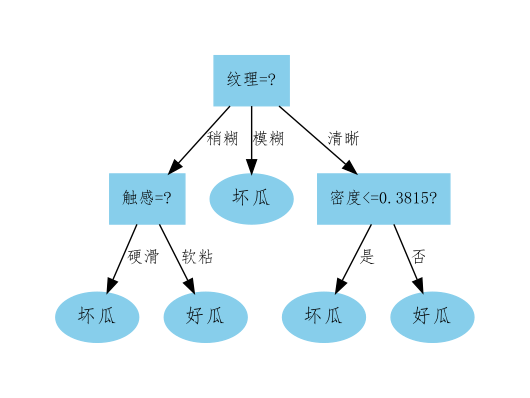

Generate this figure with Python:
"""
- Author: Haoxin Lin
- E-mail: linhx36@outlook.com
- Date: 2020.10.12
- Brief: A Decision Tree class
"""

# -*- coding: utf-8 -*-

import re
import numpy as np
from graphviz import Digraph

class Node():
    """ Node class """

    def __init__(self, attr_name, isdisc):
        """ Init a node in the decision tree """
        self.attr_name = attr_name      # attribute name
        self.isdisc = isdisc            # equals to 1 if the attribute is discrete, otherwise 0
        self.childs = []                # child nodes

    def insertChild(self, val, node):
        """ insert child node """
        if not self.isleaf:
            if self.isdisc and val in self.attr_vals:
                self.childs[self.attr_vals.index(val)] = node
            elif not self.isdisc and (val == 0 or val == 1):
                self.childs[val] = node     # val = 0 means less than threshold, and val = 1 means greater
            else:
                print("Attribute value is error.")
        else:
            print("The node is leaf node.")

    def referChild(self, val):
        """ refer child node """
        v = re.compile(r'^[-+]?[0-9]+(\.[0-9]+)?$')     # float or int reg
        if not self.isleaf:
            if self.isdisc and val in self.attr_vals:
                return self.childs[self.attr_vals.index(val)]
            elif not self.isdisc and bool(v.match(str(val))):
                return self.childs[float(val)>self.threshold]
            else:
                print("Attribute value is error.")
        else:
            print("The node is leaf node.")
        return None

    def getLabel(self):
        """ return label of leaf node """
        if self.isleaf:
            return self.label

class DiscreteNode(Node):
    """ Node of discrete attribute """
    def __init__(self, attr_name, attr_vals):
        Node.__init__(self, attr_name=attr_name, isdisc=True)
        self.isleaf = False             # not leaf node
        self.attr_vals = attr_vals      # attribute values
        self.childs = [None]*len(self.attr_vals)

class ContinuousNode(Node):
    """ Node of continuous attribute """
    def __init__(self, attr_name, thres):
        Node.__init__(self, attr_name=attr_name, isdisc=False)
        self.isleaf = False             # not leaf node
        self.threshold = thres          # threshold of continuous values
        self.childs = [None]*2          # less and greater

class LeafNode(Node):
    """ Leaf Node """
    def __init__(self, label):
        Node.__init__(self, attr_name=None, isdisc=None)
        self.isleaf = True              # leaf node
        self.label = label              # label of the leaf node


class DecisionTree():
    """ Decision Tree """

    def __init__(self):
        self.root = None                # root node

    def buildTree(self, xs, ys, attributes, isdiscs, labels):
        """ build decision tree """
        attr_values = [None]*len(attributes)
        for i in range(len(attributes)):
            if isdiscs[i]:
                attr_values[i] = list(set(xs[:, i]))        # the set of values for each attributes
        self.root = self.buildTreeRecursive(xs, ys, attributes, isdiscs, attr_values, partAttrs=attributes)

        self.train_xs = xs
        self.train_ys = ys
        self.attributes = attributes
        self.labels = labels

    def buildTreeRecursive(self, xs, ys, attributes, isdiscs, attr_values, partAttrs):
        """ build decision tree recursively """

        # return leaf node when all the xs are in the same class
        if len(set(ys)) == 1:
            return LeafNode(ys[0])

        # return leaf node labeled mode of ys when partAttrs is empty
        if len(partAttrs) == 0:
            return LeafNode(np.argmax(np.bincount(ys)))

        # return leaf node labeled mode of ys when values of xs in partAttrs are the same
        temp = 0
        for attr in partAttrs:
            idx = list(attributes).index(attr)
            temp += len(set(xs[:, idx]))
        if temp == len(partAttrs):
            return LeafNode(np.argmax(np.bincount(ys)))

        contiThres = {}                      # threshold of discrete attributes

        # find the optimal attribute to partition the dataset
        prob = np.bincount(ys)/len(ys)
        prob = prob[prob!=0]
        Entropy = -sum(prob*np.log2(prob))  # entropy of dataset
        Gains = [Entropy]*len(partAttrs)    # information gains
        for i in range(len(partAttrs)):
            idx = list(attributes).index(partAttrs[i])
            # if the attribute is discrete
            if isdiscs[idx]:
                valset = attr_values[idx]   # set of values for the attribute
                for val in valset:
                    ys_v = ys[xs[:, idx]==val]
                    prob_v = np.bincount(ys_v)/len(ys_v)
                    prob_v = prob_v[prob_v!=0]
                    Ent_v = -sum(prob_v*np.log2(prob_v))   # entropy of divided dataset
                    Gains[i] -= len(ys_v)/len(ys)*Ent_v     # update information gain
            # if the attribute is continuous
            else:
                vals = sorted(xs[:, idx].astype(np.float64))
                parts = [(vals[j]+vals[j+1])/2 for j in range(len(vals)-1)] # partitions
                ents = [0]*len(parts)
                for k in range(len(parts)):
                    # data whose values in the attribute is less than partition
                    ys_less = ys[xs[:, idx].astype(np.float64)<=parts[k]]
                    prob_less = np.bincount(ys_less)/len(ys_less)
                    prob_less = prob_less[prob_less!=0]
                    Ent_less = -sum(prob_less*np.log2(prob_less))

                    ys_greater = ys[xs[:, idx].astype(np.float64)>parts[k]]
                    prob_greater = np.bincount(ys_greater)/len(ys_greater)
                    prob_greater = prob_greater[prob_greater!=0]
                    Ent_greater = -sum(prob_greater*np.log2(prob_greater))
                    ents[k] = (len(ys_less)*Ent_less+len(ys_greater)*Ent_greater)/len(ys)
                k = np.argmin(ents)
                Gains[i] -= ents[k]
                contiThres[partAttrs[i]] = parts[k]
        opt_attr = partAttrs[np.argmax(Gains)]  # optimal attribute
        opt_idx = list(attributes).index(opt_attr)    # index of optimal attribute in attributes
        isdisc = isdiscs[opt_idx]               # whether the attribute is discrete

        # if the optimal attribute is discrete
        if isdisc:
            vals = attr_values[opt_idx]
            thisNode = DiscreteNode(opt_attr, vals)
            for val in vals:
                sub_xs = xs[xs[:, opt_idx]==val]
                sub_ys = ys[xs[:, opt_idx]==val]
                # if the dataset of the branch is empty
                if len(sub_ys) == 0:
                    thisNode.insertChild(val, LeafNode(np.argmax(np.bincount(ys))))
                else:
                    branch_partAttrs = list(partAttrs)
                    branch_partAttrs.remove(opt_attr)
                    thisNode.insertChild(val, self.buildTreeRecursive(sub_xs, sub_ys, attributes, isdiscs, attr_values, branch_partAttrs))
        # if the optimal attribute is continuous
        else:
            thres = contiThres[opt_attr]        # threshold of the continuous attribute
            thisNode = ContinuousNode(opt_attr, thres)
            # for branch that value of the attribute is less than threshold
            xs_less = xs[xs[:, opt_idx].astype(np.float64)<=thres]
            ys_less = ys[xs[:, opt_idx].astype(np.float64)<=thres]
            if len(ys_less) == 0:
                thisNode.insertChild(0, LeafNode(np.argmax(np.bincount(ys))))
            else:
                thisNode.insertChild(0, self.buildTreeRecursive(xs_less, ys_less, attributes, isdiscs, attr_values, partAttrs))
            # for branch that value of the attribute is greater than threshold
            xs_greater = xs[xs[:, opt_idx].astype(np.float64)>thres]
            ys_greater = ys[xs[:, opt_idx].astype(np.float64)>thres]
            if len(ys_greater) == 0:
                thisNode.insertChild(1, LeafNode(np.argmax(np.bincount(ys))))
            else:
                thisNode.insertChild(1, self.buildTreeRecursive(xs_greater, ys_greater, attributes, isdiscs, attr_values, partAttrs))

        return thisNode

    def visualize(self):
        graph = Digraph("Decision Tree", filename="DecisionTree")
        self.nodeNameCnt = 0
        self.plotTreeRecursive(graph, self.root, father_name=None, branch_name=None)
        graph.view()

    def plotTreeRecursive(self, graph, cur_node, father_name, branch_name):
        """ plot tree recursively """
        cur_name = str(self.nodeNameCnt)
        self.nodeNameCnt += 1
        if type(cur_node) == LeafNode:
            graph.node(name=cur_name, label=self.labels[cur_node.label], \
                color="skyblue", fontname="FangSong", style='filled')
            graph.edge(father_name, cur_name, label=branch_name, fontname="FangSong", fontsize='12', style='filled')
        elif type(cur_node) == DiscreteNode:
            graph.node(name=cur_name, label=cur_node.attr_name+"=?", \
                shape='box', color="skyblue", fontname="FangSong", fontsize='12', style='filled')
            if father_name:
                graph.edge(father_name, cur_name, label=branch_name, fontname="FangSong", fontsize='12', style='filled')
            # child nodes
            father_name = cur_name
            for i in range(len(cur_node.childs)):
                self.plotTreeRecursive(graph, cur_node.childs[i], father_name, cur_node.attr_vals[i])
        elif type(cur_node) == ContinuousNode:
            graph.node(name=cur_name, label=cur_node.attr_name+"<="+str(cur_node.threshold)+"?", \
                shape='box', color="skyblue", fontname="FangSong", fontsize='12', style='filled')
            if father_name:
                graph.edge(father_name, cur_name, label=branch_name, fontname="FangSong", fontsize='12', style='filled')
            # child nodes
            father_name = cur_name
            self.plotTreeRecursive(graph, cur_node.childs[0], father_name, "是")
            self.plotTreeRecursive(graph, cur_node.childs[1], father_name, "否")

    def classify(self, x):
        """ classify x """
        tmp_node = self.root
        while type(tmp_node) != LeafNode:
            tmp_node = tmp_node.referChild(x[list(self.attributes).index(tmp_node.attr_name)])
        return tmp_node.label

    def test(self, test_xs, test_ys):
        """ test input dataset """
        preds = [self.classify(test_x) for test_x in test_xs]
        isCorrect = preds == test_ys
        accuracy = sum(isCorrect)/len(isCorrect)
        return accuracy
